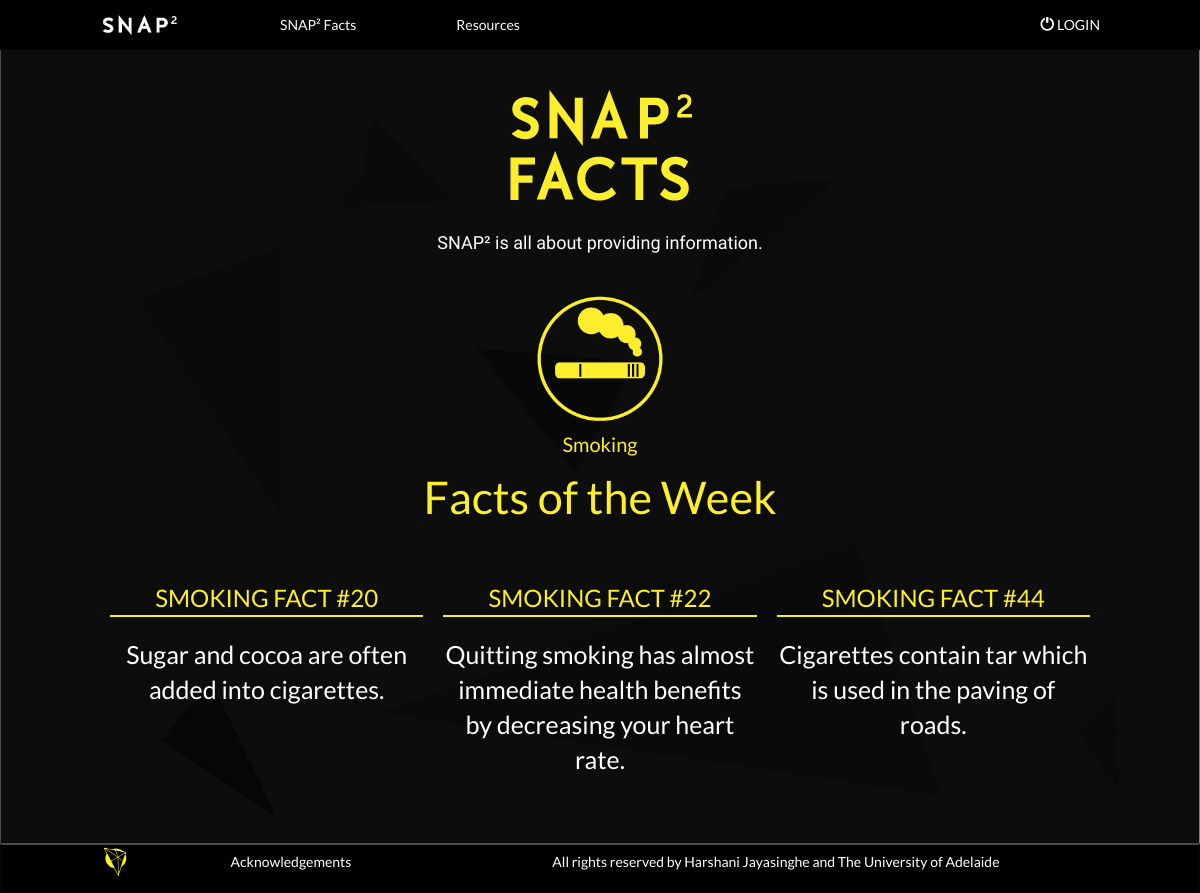
The page /student/snap-facts.php on the database its author committed.
### tables this page shows
CREATE TABLE `snap_fact` (
  `SnapFactID` mediumint(9) NOT NULL AUTO_INCREMENT,
  `Content` text DEFAULT NULL,
  `Recource` text DEFAULT NULL,
  `TopicID` mediumint(9) DEFAULT NULL,
  PRIMARY KEY (`SnapFactID`),
  KEY `Snap_Fact_TopicID_FK` (`TopicID`),
  CONSTRAINT `Snap_Fact_TopicID_FK` FOREIGN KEY (`TopicID`) REFERENCES `topic` (`TopicID`) ON DELETE CASCADE ON UPDATE CASCADE
);

CREATE TABLE `topic` (
  `TopicID` mediumint(9) NOT NULL AUTO_INCREMENT,
  `TopicName` varchar(190) DEFAULT NULL,
  PRIMARY KEY (`TopicID`),
  UNIQUE KEY `TopicName` (`TopicName`)
);

### mysql-lib.php (called while the page is built, shortened)
<?php
function getFactsByTopicID(PDO $conn, $topicID)
{
    $factSql = "SELECT *
				FROM Snap_Fact NATURAL JOIN Topic
				WHERE TopicID = ?;";
    $factQuery = $conn->prepare($factSql);
    $factQuery->execute(array($topicID));
    $factRes = $factQuery->fetchAll(PDO::FETCH_OBJ);
    return $factRes;
}

### student/snap-facts.php (the view, shortened to what this page needs)
<?php
    require_once("../mysql-lib.php");
    $conn = null;
    try {
        $conn = db_connect();
        $factRes = array();
        $factsRes = getFactsByTopicID($conn, 1);
        $randFactKey = array_rand($factsRes, 3);
        for($i = 0; $i < 3; $i++) {
            $factRes[$i] = $factsRes[$randFactKey[$i]];
        }
    } catch(Exception $e) {
        if($conn != null) {
            db_close($conn);
        }
        debug_err($e);
        exit;
    }
?>
<!DOCTYPE html>
<html lang="en">
<head>
    <link rel="stylesheet" href="https://maxcdn.bootstrapcdn.com/bootstrap/3.3.6/css/bootstrap.min.css">
    <link rel="stylesheet" type="text/css" href="./css/home.css"/>
    <link rel="stylesheet" href="./css/common.css">
    <link rel="stylesheet" type="text/css" href="./css/vendor/animate.css"/>
</head>
<body>
<? require("./top-nav-bar.php") ?>
    <div class="content-wrapper" style="padding-top: 60px; min-height: calc(100vh - 127px);">
        <div class="snap-facts-container">
            <div class="snap-facts-header">
                <a href="#" class="snap-facts-logo"></a>
                <div class="snap-facts-desc p1">
                    SNAP² is all about providing information.
                </div>
            </div>
            <br>
            <div class="snap-facts-all">
                <ul class="snap-facts-list">
                    <li class="snap-facts-item snap-facts-item-smoking">
                        <a href="snap-facts-detail.php?topic_id=1" class="snap-facts-link">
                            <span class="snap-facts-item-logo image-icon-smoking"></span>
                            <span class="snap-facts-item-name h4">Smoking</span>
                        </a>
                    </li>
                </ul>
            </div>
        </div>
        <div class="week-facts">
            <h2 class="week-facts-title h1">Facts of the Week</h2>
            <div class="week-facts-content">
                <div class="week-facts-list">
                    <div class="clearfix">
                        <? for ($i = 0; $i < count($factRes); $i ++) { ?>
                        <div class="week-facts-item week-facts-item-smoking">
                            <a class="week-facts-divnk">
                                <br>
                                <br>
                                <span class="week-facts-name"><? echo strtoupper($factRes[$i]->TopicName)." FACT #".$factRes[$i]->SnapFactID ?></span>
                                <p class="week-facts-intro" onclick="showSource(this)">
                                    <? echo $factRes[$i]->Content; ?>
                                </p>
                            </a>
                        </div>
                        <? } ?>
                </div>
            </div>
        </div>
    </div>
</div>
<? require("./footer-bar.php") ?>
</body>
</html>

### student/css/home.css (style rules this page uses)
body { margin: 0px !important; font-family: 'Lato', sans-serif; }
.p1 { font-family: 'Maitree', sans-serif; font-size: 18px; font-weight: lighter; color: white; }

### student/css/common.css (style rules this page uses)
html { box-sizing: border-box; }
*, *::before, *::after { box-sizing: inherit; margin: 0; padding: 0; }
body { -webkit-font-smoothing: antialiased; -moz-osx-font-smoothing: grayscale; font-family: 'Lato', sans-serif; font-size: 14px; line-height: 1.4; color: #fff; overflow-x: hidden; background-size: 100% 100%; background-image: url("../img/main_background.jpg"); }
ul, ol { list-style: none; margin: 0; padding: 0; }
a { color: #fff; text-decoration: none; }
h2 { font-weight: normal; }
html, body { height: 100%; }
.content-wrapper { min-height: calc(100% - 50px); }
.clearfix:before, .clearfix:after { content: ""; display: table; }
.clearfix:after { clear: both; }
.h1, .h2, .h3, .h4, .h5 { font-family: Lato, serif; }
.h1 { font-size: 45px; }
.h4 { font-size: 20px; }
.p1, .p2, .p3 { font-family: Maitree, serif; }
.p1 { font-size: 18px; }
.image-icon-smoking { background-image: url("../img/smoking_icon.png"); }

### student/snap-facts.php (style rules this page uses)
.snap-facts-logo { display: block; width: 200px; height: 130px; margin: 20px auto; background-size: 100% 100%; background-image: url("./img/snap_facts_icon.png"); }
.snap-facts-desc { width: 400px; margin: 0 auto 20px; text-align: center; }
.snap-facts-all { width: 800px; margin: 0 auto; padding-bottom: 0px; text-align: center; }
.snap-facts-list { flex-wrap: wrap; display: flex; justify-content: center; }
.snap-facts-item { margin: 0 10px 00px; }
.snap-facts-link { display: block; color: inherit; width: 128px; }
.snap-facts-item-name { display: block; height: 10px; }
.snap-facts-item-logo { display: block; width: 128px; height: 128px; background-size: 100% 100%; }
.snap-facts-item-smoking { color: #fcee2d; }
.week-facts { max-width: 1000px; margin: 20px auto 20px; text-align: center; }
.week-facts-title { color: #fcee2d; margin-bottom: 20px; }
.week-facts-item { width: 33.33%; padding: 0 10px; float: left; margin-bottom: 20px; }
.week-facts-item-smoking .week-facts-name { color: #fcee2d; }
.week-facts-name { border-bottom: 2px solid; margin-bottom: 20px; display: block; font-size: 24px; }
.week-facts-intro { color: #fff; font-size: 25px; }

### rows shown on the page
snap_fact: TopicID.TopicName "SMOKING", SnapFactID "20", Content "Sugar and cocoa are often added into cigarettes."
snap_fact: TopicID.TopicName "SMOKING", SnapFactID "22", Content "Quitting smoking has almost immediate health benefits by decreasing your heart rate."
snap_fact: TopicID.TopicName "SMOKING", SnapFactID "44", Content "Cigarettes contain tar which is used in the paving of roads."
